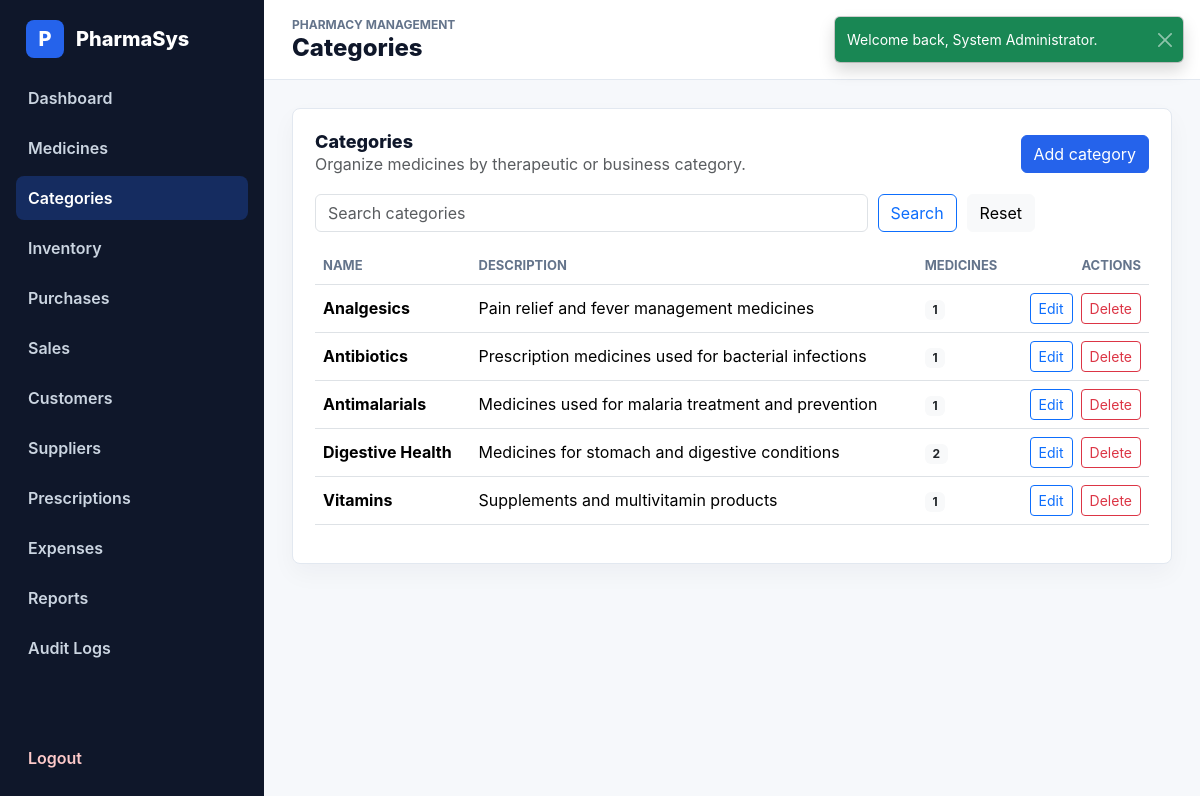
The page /modules/categories/index.php (signed in) on the database its author committed.
### tables this page shows
CREATE TABLE categories (
    id INT AUTO_INCREMENT PRIMARY KEY,
    name VARCHAR(100) NOT NULL,
    description TEXT,
    UNIQUE KEY uq_categories_name (name)
);

### config/app.php (called while the page is built)
<?php
return [
    'name' => 'PharmaSys',
    'base_url' => '/PharmaSys',
    'timezone' => 'Africa/Porto-Novo',
    'session_name' => 'pharmasys_session',
];

### app/Helpers/url.php (called while the page is built, shortened)
<?php
function app_config(string $key, mixed $default = null): mixed
{
    static $config = null;
    if ($config === null) {
        $config = require __DIR__ . '/../../config/app.php';
    }
    return $config[$key] ?? $default;
}
function url(string $path = ''): string
{
    $baseUrl = rtrim(app_config('base_url', ''), '/');
    $path = ltrim($path, '/');
    return $path === '' ? $baseUrl : "{$baseUrl}/{$path}";
}

### app/Helpers/validation.php (called while the page is built, shortened)
<?php
function e(?string $value): string
{
    return htmlspecialchars((string) $value, ENT_QUOTES, 'UTF-8');
}

### modules/categories/index.php (the view, shortened to what this page needs)
<?php
$pdo = Database::connection();
$search = trim($_GET['search'] ?? '');
$whereSql = '';
$params = [];
$statement = $pdo->prepare("
    SELECT c.*, COUNT(m.id) AS medicine_count
    FROM categories c
    LEFT JOIN medicines m ON m.category_id = c.id
    {$whereSql}
    GROUP BY c.id
    ORDER BY c.name
");
$statement->execute($params);
$categories = $statement->fetchAll();
require_once __DIR__ . '/../../templates/header.php';
require_once __DIR__ . '/../../templates/sidebar.php';
?>
<main class="main-panel">
    <?php require_once __DIR__ . '/../../templates/topbar.php'; ?>
    <?php require_once __DIR__ . '/../../templates/flash.php'; ?>
    <section class="content-area">
        <section class="panel">
            <div class="panel-header">
                <div>
                    <h2>Categories</h2>
                    <p class="text-muted mb-0">Organize medicines by therapeutic or business category.</p>
                </div>
                <a class="btn btn-primary" href="<?php echo url('modules/categories/create.php'); ?>">Add category</a>
            </div>
            <form class="filter-bar compact" method="get">
                <input class="form-control" name="search" value="<?php echo e($search); ?>" placeholder="Search categories">
                <button class="btn btn-outline-primary" type="submit">Search</button>
                <a class="btn btn-light" href="<?php echo url('modules/categories/index.php'); ?>">Reset</a>
            </form>
            <div class="table-responsive mt-3">
                <table class="table align-middle data-table">
                    <thead>
                        <tr>
                            <th>Name</th>
                            <th>Description</th>
                            <th>Medicines</th>
                            <th class="text-end">Actions</th>
                        </tr>
                    </thead>
                    <tbody>
                        <?php foreach ($categories as $category): ?>
                            <tr>
                                <td><strong><?php echo e($category['name']); ?></strong></td>
                                <td><?php echo e($category['description'] ?: 'No description'); ?></td>
                                <td><span class="badge text-bg-light text-dark"><?php echo (int) $category['medicine_count']; ?></span></td>
                                <td class="text-end">
                                    <div class="action-buttons">
                                        <a class="btn btn-sm btn-outline-primary" href="<?php echo url('modules/categories/edit.php?id=' . (int) $category['id']); ?>">Edit</a>
                                        <form method="post" action="<?php echo url('modules/categories/delete.php'); ?>" onsubmit="return confirm('Delete this category?');">
                                            <button class="btn btn-sm btn-outline-danger" type="submit">Delete</button>
                                        </form>
                                    </div>
                                </td>
                            </tr>
                        <?php endforeach; ?>
                    </tbody>
                </table>
            </div>
        </section>
    </section>
</main>
<?php require_once __DIR__ . '/../../templates/footer.php'; ?>

### assets/css/style.css (style rules this page uses)
:root { --primary: #2563eb; --secondary: #0f172a; --success: #10b981; --warning: #f59e0b; --danger: #ef4444; --muted: #64748b; --line: #e2e8f0; --page: #f6f8fb; --panel: #ffffff; }
* { box-sizing: border-box; }
body { margin: 0; color: var(--secondary); background: var(--page); font-family: Inter, system-ui, -apple-system, BlinkMacSystemFont, "Segoe UI", sans-serif; }
a { text-decoration: none; }
.btn-primary { background: var(--primary); border-color: var(--primary); }
.main-panel { min-height: 100vh; margin-left: 264px; }
.content-area { padding: 28px; }
.stat-card, .panel, .auth-card { background: var(--panel); border: 1px solid var(--line); border-radius: 8px; box-shadow: 0 10px 25px rgba(15, 23, 42, 0.04); }
.panel { padding: 22px; }
.panel-header { display: flex; align-items: center; justify-content: space-between; gap: 16px; margin-bottom: 18px; }
.panel-header h2 { margin: 0; font-size: 18px; font-weight: 800; }
.table th { color: var(--muted); font-size: 13px; text-transform: uppercase; }
.filter-bar { display: grid; grid-template-columns: minmax(220px, 1.4fr) repeat(3, minmax(160px, 1fr)) auto auto; gap: 10px; align-items: center; }
.filter-bar.compact { grid-template-columns: minmax(220px, 1fr) auto auto; max-width: 720px; }
.data-table td { vertical-align: middle; }
.action-buttons { display: flex; justify-content: flex-end; gap: 8px; }
.action-buttons form { margin: 0; }

### rows shown on the page
categories: name "Analgesics", description "Pain relief and fever management medicines", medicine_count "1"
categories: name "Antibiotics", description "Prescription medicines used for bacterial infections", medicine_count "1"
categories: name "Antimalarials", description "Medicines used for malaria treatment and prevention", medicine_count "1"
categories: name "Digestive Health", description "Medicines for stomach and digestive conditions", medicine_count "2"
categories: name "Vitamins", description "Supplements and multivitamin products", medicine_count "1"

### other values the page prints
$item['label'] "Dashboard"
$item['label'] "Medicines"
$item['label'] "Categories"
$item['label'] "Inventory"
$item['label'] "Purchases"
$item['label'] "Sales"
$item['label'] "Customers"
$item['label'] "Suppliers"
$item['label'] "Prescriptions"
$item['label'] "Expenses"
$item['label'] "Reports"
$item['label'] "Audit Logs"
$pageTitle "Categories"
$success "Welcome back, System Administrator."
